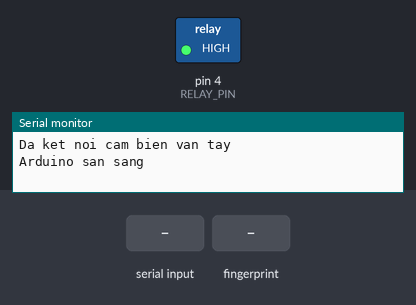
The sketch below on a simulated Arduino Uno, built with avr-gcc and run on an emulated ATmega328P. Shown: switched loads named in the sketch (green lamp = pin HIGH), the last lines printed to the serial monitor. Inputs (shaded band) come from the test bench.

Above: at 2.2 s.
2.3 s: "0\n" received over Serial
At 3.1 s:
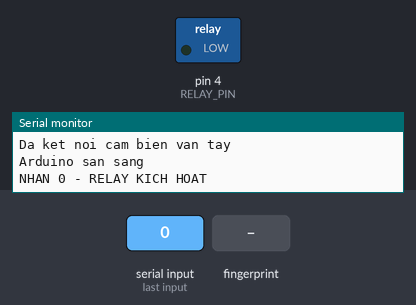
3.8 s: finger stored as number 1 placed on the sensor
At 5.4 s:
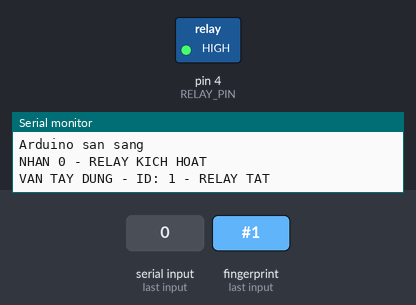
Timing chart, 0 to 6.9 s (numbered marks = the images above; inputs shaded):
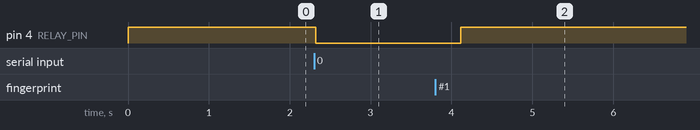

The sketch:

Cam_bien_van_tay_rev1.ino
```cpp
#include <SoftwareSerial.h>
#include <Adafruit_Fingerprint.h>
#include <string.h>

#define RELAY_PIN 4  // Relay active LOW

SoftwareSerial mySerial(2, 3); // Arduino RX, TX
Adafruit_Fingerprint finger = Adafruit_Fingerprint(&mySerial);

void setup() {
  Serial.begin(9600);

  pinMode(RELAY_PIN, OUTPUT);
  digitalWrite(RELAY_PIN, HIGH); // Relay ban đầu tắt

  finger.begin(57600);

  if (finger.verifyPassword()) {
    Serial.println("Da ket noi cam bien van tay");
  } else {
    Serial.println("Khong ket noi duoc cam bien");
    while (true);
  }

  Serial.println("Arduino san sang");
}

void loop() {
  readSerialCommand();

  // Kiểm tra vân tay
  int id = getFingerprintID();

  if (id > 0) {
    digitalWrite(RELAY_PIN, HIGH); // Relay active LOW: HIGH là tắt

    Serial.print("VAN TAY DUNG - ID: ");
    Serial.print(id);
    Serial.println(" - RELAY TAT");
    delay(500);
  }

  delay(50);
}

void readSerialCommand() {
  static char line[16];
  static byte index = 0;

  while (Serial.available() > 0) {
    char c = Serial.read();

    // Bỏ qua ký tự CR trong chuỗi 0\r\n
    if (c == '\r') {
      continue;
    }

    // LF kết thúc dòng
    if (c == '\n') {
      line[index] = '\0';

      if (strcmp(line, "0") == 0) {
        digitalWrite(RELAY_PIN, LOW); // Kích hoạt relay

        Serial.println("NHAN 0 - RELAY KICH HOAT");
      }

      // Xóa bộ đệm để nhận lệnh tiếp theo
      index = 0;
      line[0] = '\0';
    } else {
      // Lưu ký tự nếu còn chỗ
      if (index < sizeof(line) - 1) {
        line[index++] = c;
      } else {
        // Dòng quá dài: bỏ dòng đó
        index = 0;
      }
    }
  }
}

int getFingerprintID() {
  uint8_t p = finger.getImage();
  if (p != FINGERPRINT_OK) {
    return -1;
  }

  p = finger.image2Tz();
  if (p != FINGERPRINT_OK) {
    return -1;
  }

  p = finger.fingerFastSearch();
  if (p != FINGERPRINT_OK) {
    return -1;
  }

  return finger.fingerID;
}
```

Measured:
- after the input at 2.3 s, pin 4 (RELAY_PIN): HIGH → LOW at once
- after the input at 3.8 s, pin 4 (RELAY_PIN): LOW → HIGH after 0.31 s
